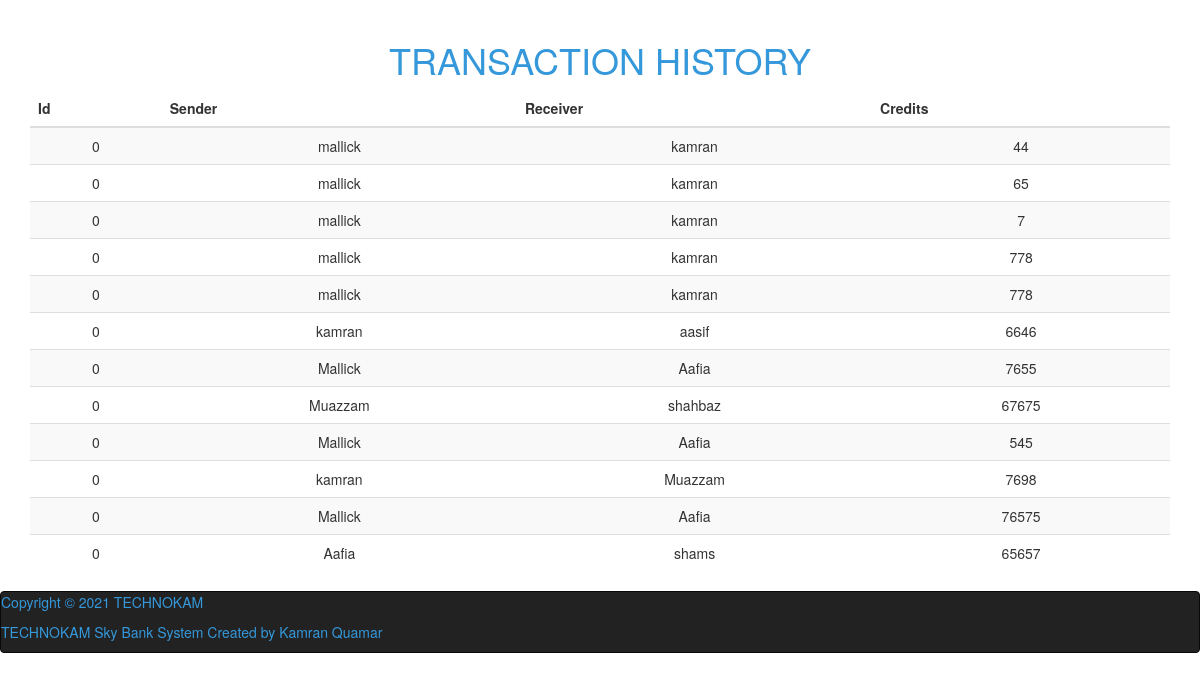
The page /transationhistory.php on the database its author committed.
### tables this page shows
CREATE TABLE `transaction` (
  `id` int(100) NOT NULL,
  `sender` varchar(100) NOT NULL,
  `receiver` varchar(100) NOT NULL,
  `amount` int(100) NOT NULL
);

### transationhistory.php (the view, shortened to what this page needs)
<!DOCTYPE html>
<html lang="en">
<head>
    <link rel="stylesheet" href="https://maxcdn.bootstrapcdn.com/bootstrap/3.4.1/css/bootstrap.min.css">
</head>
<body class="indexPage">
    <div class="main-div">
            <div class="center-div">
        <div class="container divStyle">
       <br>
       <div class="table-responsive-sm">
    <table class="table text-center table-striped table-hover tableStyle ">
        <h1 class="text-center" style="color:#3498db">TRANSACTION HISTORY</h1>
            <thead>
            <tr>
            <th>Id</th>
            <th>Sender</th>
            <th>Receiver</th>
            <th>Credits</th>
            </tr>
        </thead>
        <tbody>
        <?php
            include 'connect.php';
            $sql ="SELECT * FROM `transaction`";
            $query =mysqli_query($conn, $sql);
            while($rows = mysqli_fetch_assoc($query))
            {
                ?>
            <tr>
            <td><?php echo $rows['id']; ?></td>
            <td><?php echo $rows['sender']; ?></td>
            <td><?php echo $rows['receiver']; ?></td>
            <td><?php echo $rows['amount']; ?> </td>
            <?php
            }
            ?>
        </tbody>
    </table>
    </div>
        </div>
    <nav class="navbar navbar-inverse">
        <footer class="footer">
    <p style="color: #3498db" style="text-align: center"> Copyright © 2021 TECHNOKAM</p>
    <p style="color: #3498db" style="position: center">TECHNOKAM  Sky Bank  System  Created by Kamran Quamar</p>
     </footer>
</body>
</html>

### rows shown on the page
transaction: id "0", sender "mallick", receiver "kamran", amount "44"
transaction: id "0", sender "mallick", receiver "kamran", amount "65"
transaction: id "0", sender "mallick", receiver "kamran", amount "7"
transaction: id "0", sender "mallick", receiver "kamran", amount "778"
transaction: id "0", sender "mallick", receiver "kamran", amount "778"
transaction: id "0", sender "kamran", receiver "aasif", amount "6646"
transaction: id "0", sender "Mallick", receiver "Aafia", amount "7655"
transaction: id "0", sender "Muazzam", receiver "shahbaz", amount "67675"
transaction: id "0", sender "Mallick", receiver "Aafia", amount "545"
transaction: id "0", sender "kamran", receiver "Muazzam", amount "7698"
transaction: id "0", sender "Mallick", receiver "Aafia", amount "76575"
transaction: id "0", sender "Aafia", receiver "shams", amount "65657"
